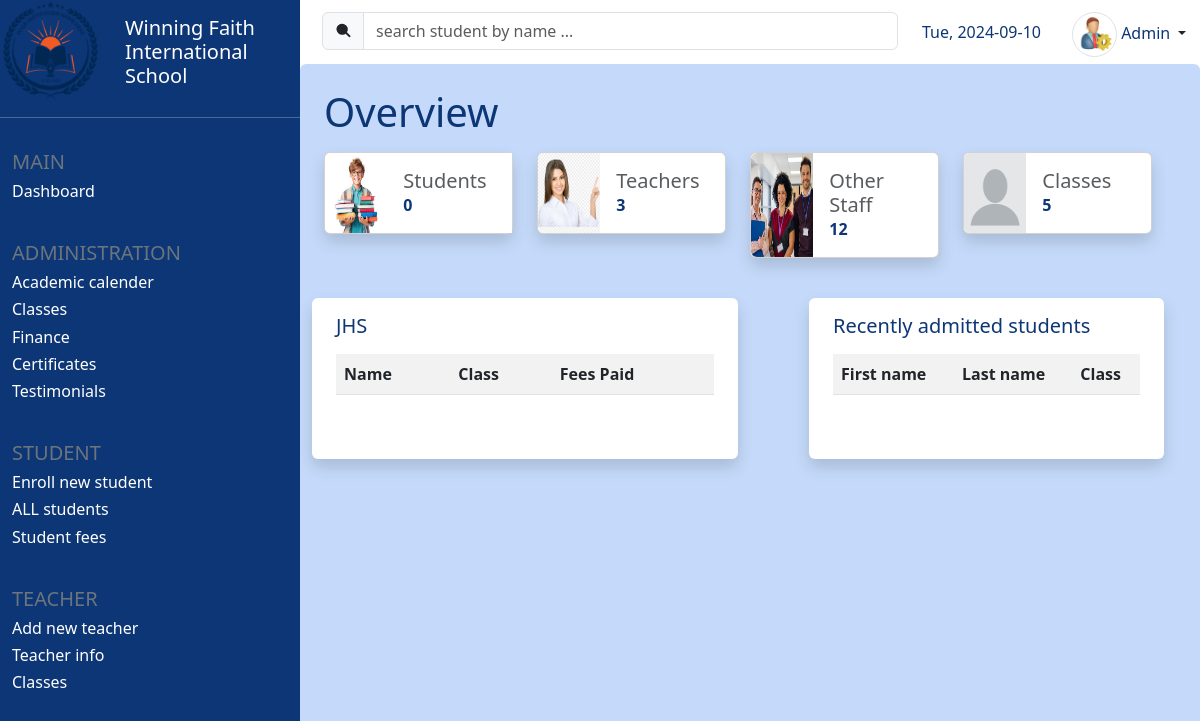
The app's page / (signed in), older data.
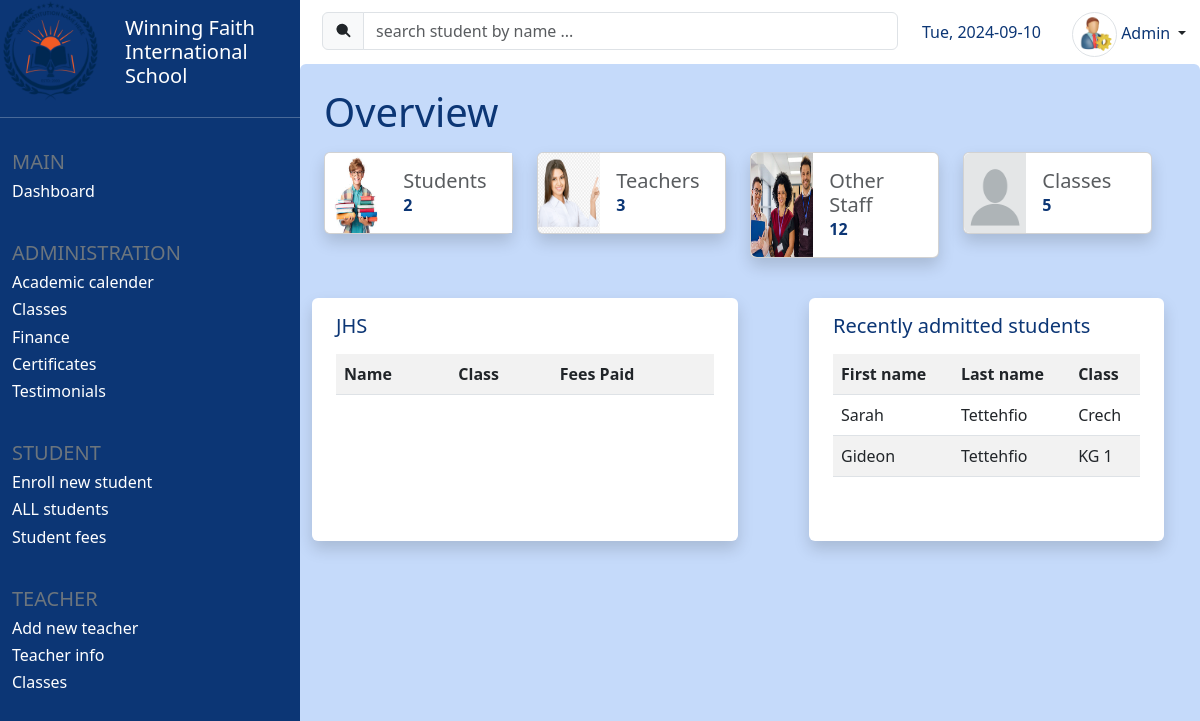
The same page, newer data.
### core/models.py (models this page shows, shortened)
class Student(models.Model):
    fname = models.CharField(max_length=25)
    lname = models.CharField(max_length=25)
    other_names = models.CharField(max_length=100, blank=True)
    full_name = models.CharField(max_length = 100, editable=False)
    guardian_full_name = models.CharField(max_length=255)
    guardian_phone_number = models.IntegerField()
    guardian_relation = models.CharField(max_length=25)
    fees_paid = models.FloatField()
    fees_rem = models.FloatField(default=0.0)
    is_owing = models.BooleanField(default=False)
    date_enrolled = models.DateField(default=datetime.now)
    classroom = models.ForeignKey('Classroom', to_field='name', on_delete=models.PROTECT)

class Classroom(models.Model):
    name = models.CharField(max_length=25, unique=True)
    num_of_students = models.IntegerField(blank = True, default=0)
    category = models.CharField(max_length=25, choices=category_choices)
    def __str__(self):
        return f'{self.name}'

### core/views.py (the view)
# urls.py: path('', views.index, name='index'),
@login_required(login_url='login')
def index(request):
    students = Student.objects.all()
    teachers = Teacher.objects.all()
    classrooms = Classroom.objects.all()
    jhs_students = Student.objects.filter(classroom='jhs')
    context = {
        'students': students,
        'jhs_students': jhs_students,
        'student_population': len(students),
        'teacher_population': len(teachers),
        'num_of_classes': len(classrooms)
    }
    return render(request, 'index.html', context)

### templates/index.html (shortened to what this page needs)
{% load static %}
<!DOCTYPE html>
<html lang="en">
<head>
    <link rel="stylesheet" href="{% static 'styles.css' %}">
    <link rel="stylesheet" href="https://cdn.jsdelivr.net/npm/bootstrap@5.3.0-alpha1/dist/css/bootstrap.min.css">
</head>
<body>
    <div class="row gx-0" >
        <div class="col col-lg-3 pb-4" style="background-color: #0c3675; height: 100vh; overflow-y: auto;">
            <div class="row w-100">
                <div class="col-lg-5 logo">
                    <img src="{% static 'new-logo.png' %}" alt="" class="img-fluid" height="55">
                </div>
                <div class="col-lg-7 school-name mt-3">
                    <a href="{% url 'index' %}" class="text-decoration-none"><h5 class="text-white">Winning Faith International School</h5></a>
                </div>
            </div><hr class="text-white">
            <div class="container row">
                <div class=" mt-3 mb-3">
                    <h5 class="text-secondary">MAIN</h5>
                    <a href="{% url 'index' %}" class="text-decoration-none"><h6 class="text-white">Dashboard</h6></a>
                </div>
                <div class="mt-3 mb-3">
                    <h5 class="text-secondary">ADMINISTRATION</h5>
                    <h6 class="text-white">Academic calender</h6>
                    <a href="{% url 'classes' %}" class="text-decoration-none"><h6 class="text-white">Classes</h6></a>
                    <a href="{% url 'finance' %}" class="text-decoration-none"><h6 class="text-white">Finance</h6></a>
                    <h6 class="text-white">Certificates</h6>
                    <h6 class="text-white">Testimonials</h6>
                </div>
                <div class="mt-3 mb-3">
                    <h5 class="text-secondary">STUDENT</h5>
                    <a href="{% url 'enroll' %}" class="text-decoration-none"><h6 class="text-white">Enroll new student</h6></a>
                    <a href="{% url 'students' %}" class="text-decoration-none"><h6 class="text-white">ALL students</h6></a>
                    <a href="{% url 'student_fees' %}" class="text-decoration-none"><h6 class="text-white">Student fees</h6></a>
                </div>
                <div class="mt-3 mb-3">
                    <h5 class="text-secondary">TEACHER</h5>
                    <a href="{% url 'add_teacher' %}" class="text-decoration-none"><h6 class="text-white">Add new teacher</h6></a>
                    <a href="{% url 'teachers' %}" class="text-decoration-none"><h6 class="text-white">Teacher info</h6></a>
                    <h6 class="text-white">Classes</h6>
                </div>
            </div>
        </div>
        <div class="col-lg-9 pt-2">
            {% include 'navbar.html' %}
            <div class="container w-100 mt-3 rounded-start rounded-end" style="height: calc(100vh - 64px); overflow-y: auto; background-color: #c5dafa;">
                {% block content %}
                <div class="container row home w-100 mt-3 pb-3">
                    <h4 class="blue-text mt-2 mb-3 display-6">Overview</h4>
                    <div class="col-6 col-lg-3">
                        <div class="card shadow mb-3 bg-white">
                            <div class="row g-0">
                              <div class="col-md-4">
                                <img src="{% static 'student.jpeg' %}" class="img-fluid rounded-start h-100" alt="...">
                              </div>
                              <div class="col-md-8 bg-white">
                                <div class="card-body bg-white">
                                  <h5 class="text-muted m-0">Students</h5>
                                  <p class="card-text blue-text fw-bold">{{student_population}} </p>
                                </div>
                              </div>
                            </div>
                        </div>
                    </div>
                    <div class="col-6 col-lg-3 h-auto">
                        <div class="card shadow b-3">
                            <div class="row g-0">
                              <div class="col-md-4">
                                <img src="{% static 'teacher2.png' %}" class="img-fluid rounded-start h-100" alt="...">
                              </div>
                              <div class="col-md-8">
                                <div class="card-body">
                                  <h5 class="text-muted m-0">Teachers</h5>
                                  <p class="card-text blue-text fw-bold">{{teacher_population}}</p>
                                </div>
                              </div>
                            </div>
                        </div>
                    </div>
                    <div class="col-6 col-lg-3 ">
                        <div class="card shadow mb-3">
                            <div class="row g-0">
                              <div class="col-md-4">
                                <img src="{% static 'staff.jpeg' %}" class="img-fluid rounded-start h-100" >
                              </div>
                              <div class="col-md-8">
                                <div class="card-body">
                                  <h5 class="text-muted m-0">Other Staff</h5>
                                  <p class="card-text blue-text fw-bold">12</p>
                                </div>
                              </div>
                            </div>
                        </div>
                    </div>
                    <div class="col-6 col-lg-3">
                        <div class="card shadow mb-3">
                            <div class="row g-0">
                              <div class="col-md-4">
                                <img src="{% static 'blank-profile-picture.png' %}" class="img-fluid rounded-start h-100" >
                              </div>
                              <div class="col-md-8">
                                <div class="card-body">
                                  <h5 class="text-muted m-0">Classes</h5>
                                  <p class="card-text blue-text fw-bold">{{num_of_classes}}</p>
                                </div>
                              </div>
                            </div>
                        </div>
                    </div>
                    <div class="col-lg-6 bg-white mt-4 mb-3 rounded shadow">
                        <div class="container mb-4">
                            <h5 class="blue-text mt-3 mb-3">JHS</h5>
                            <div class="scrollable-div">
                                <table class="table table-striped">
                                    <tr>
                                        <th>Name</th>
                                        <th>Class</th>
                                        <th>Fees Paid</th>
                                    </tr>
                                </table>
                            </div>
                        </div>
                    </div>
                    <div class="col-lg-1"></div>
                    <div class="col-12 col-lg-5 bg-white mt-4 mb-3 rounded shadow pb-4">
                        <div class="container mb-4">
                            <h5 class="blue-text mt-3 mb-3">Recently admitted students</h5>
                            <div class="scrollable-div">
                                <table class="table table-striped">
                                    <tr>
                                        <th>First name</th>
                                        <th>Last name</th>
                                        <th>Class</th>
                                    </tr>
                                    {% for student in students reversed %}
                                        <tr>
                                            <td>{{student.fname}}</td>
                                            <td>{{student.lname}}</td>
                                            <td>{{student.classroom}}</td>
                                        </tr>
                                    {% endfor %}
                                </table>
                            </div>
                        </div>
                    </div>
                </div>
                {% endblock content %}
            </div>
        </div>
    </div>
</body>
</html>

### templates/navbar.html (shortened to what this page needs)
{% load static %}
<div class="row w-100 bg-white pt-1" style="height: 40px; margin-left: 10px;">
    <div class="col-lg-8">
        <form action="{% url 'students' %}" method="get" class="form">
            <div class="input-group mb-1">
                <span class="input-group-text">
                </span>
                    <input type="search" name="search_student" class="form-control" placeholder="search student by name ..." aria-label="Search" aria-describedby="button-addon2">
            </div>
        </form>
    </div>
    <div class="col-lg-2 mt-2 blue-text fw-light" id="dateDiv"></div>
    <div class="col-lg-2" style="float: inline-end;">
        <div class="nav-item dropdown">
            <a class="nav-link dropdown-toggle blue-text" data-bs-toggle="dropdown" href="#" role="button" aria-expanded="false">
                <img src="{% static 'admin.webp' %}" alt="profile_img" class="img-fluid rounded-circle border" width="45" height="45">
                <p class="d-inline blue-text ">Admin</p>
            </a>
        </div>
    </div>
</div>

### static/styles.css (style rules this page uses)
.blue-text { color: #0c3675; }
.home { background-color: #c5dafa; }
.card { background-color: #0c3675; }
.scrollable-div { max-height: 215px; overflow-y: auto; }

Row changes from the older to the newer data that the page shows:
added Student: fname "Sarah", lname "Tettehfio", classroom "Crech"
added Student: fname "Gideon", lname "Tettehfio", classroom "KG 1"
Text that changed along with them:
{{ student_population }}: "0" → "2"
